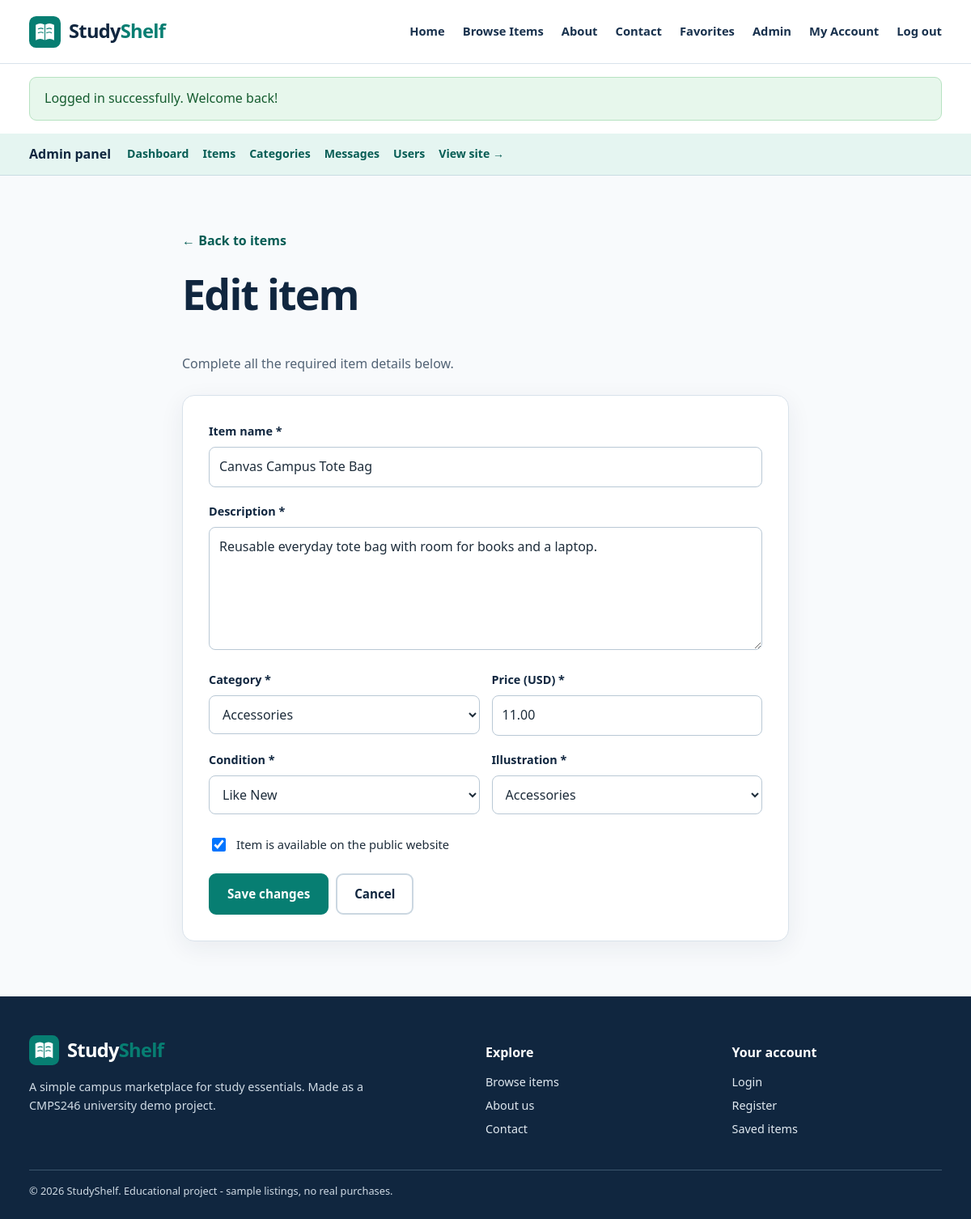
The app's page /admin/item_form.php?id=12 (signed in) with its own data.
### tables this page shows
CREATE TABLE items (
    id INT AUTO_INCREMENT PRIMARY KEY,
    category_id INT NOT NULL,
    created_by INT NOT NULL,
    title VARCHAR(140) NOT NULL,
    description TEXT NOT NULL,
    price DECIMAL(9,2) NOT NULL,
    item_condition ENUM('New', 'Like New', 'Good', 'Fair') NOT NULL DEFAULT 'Good',
    image_file VARCHAR(80) NOT NULL DEFAULT 'book-blue.svg',
    is_available TINYINT(1) NOT NULL DEFAULT 1,
    created_at TIMESTAMP DEFAULT CURRENT_TIMESTAMP,
    CONSTRAINT fk_items_category FOREIGN KEY (category_id) REFERENCES categories(id)
        ON UPDATE CASCADE ON DELETE RESTRICT,
    CONSTRAINT fk_items_user FOREIGN KEY (created_by) REFERENCES users(id)
        ON UPDATE CASCADE ON DELETE RESTRICT,
    CONSTRAINT check_items_price CHECK (price >= 0),
    INDEX idx_items_category (category_id),
    INDEX idx_items_available (is_available),
    INDEX idx_items_title (title)
);

CREATE TABLE categories (
    id INT AUTO_INCREMENT PRIMARY KEY,
    name VARCHAR(80) NOT NULL UNIQUE,
    description VARCHAR(255) NOT NULL DEFAULT '',
    created_at TIMESTAMP DEFAULT CURRENT_TIMESTAMP
);

### includes/functions.php (called while the page is built, shortened)
<?php
function e(?string $text): string
{
    return htmlspecialchars($text ?? '', ENT_QUOTES | ENT_SUBSTITUTE, 'UTF-8');
}
function url(string $path = ''): string
{
    return BASE_URL . ltrim($path, '/');
}
function get_categories(): array
{
    return db()->query('SELECT c.*, (SELECT COUNT(*) FROM items i WHERE i.category_id = c.id) AS item_count
                         FROM categories c ORDER BY c.name')->fetchAll();
}
function get_item(int $id): ?array
{
    $statement = db()->prepare('SELECT i.*, c.name AS category_name, u.full_name AS listed_by
        FROM items i JOIN categories c ON c.id = i.category_id
        JOIN users u ON u.id = i.created_by WHERE i.id = ?');
    $statement->execute([$id]);
    $item = $statement->fetch();
    return $item ?: null;
}
function available_images(): array
{
    return [
        'book-blue.svg' => 'Blue book',
        'book-purple.svg' => 'Purple book',
        'book-orange.svg' => 'Orange book',
        'notes.svg' => 'Study notes',
        'stationery.svg' => 'Stationery',
        'calculator.svg' => 'Calculator',
        'electronics.svg' => 'Electronics',
        'accessories.svg' => 'Accessories'
    ];
}
function safe_id($value): int
{
    $id = filter_var($value, FILTER_VALIDATE_INT, ['options' => ['min_range' => 1]]);
    return $id === false ? 0 : (int) $id;
}

### config/database.php (called while the page is built, shortened)
<?php
function db(): PDO
{
    static $connection = null;
    if ($connection !== null) {
        return $connection;
    }
    try {
        $dsn = 'mysql:host=' . DB_HOST . ';port=' . DB_PORT . ';dbname=' . DB_NAME . ';charset=utf8mb4';
        $connection = new PDO($dsn, DB_USER, DB_PASS, [
            PDO::ATTR_ERRMODE => PDO::ERRMODE_EXCEPTION,
            PDO::ATTR_DEFAULT_FETCH_MODE => PDO::FETCH_ASSOC,
            PDO::ATTR_EMULATE_PREPARES => false
        ]);
        return $connection;
    } catch (PDOException $exception) {
        http_response_code(500);
        exit('Database connection failed. Please import database/studyshelf.sql and check config/database.php.');
    }
}

### admin/item_form.php (the view, shortened to what this page needs)
<?php
$id = safe_id($_GET['id'] ?? $_POST['id'] ?? 0);
$existing = $id ? get_item($id) : null;
$categories = get_categories();
$conditions = ['New', 'Like New', 'Good', 'Fair'];
$images = available_images();
$data = [
    'title' => $existing['title'] ?? '',
    'description' => $existing['description'] ?? '',
    'price' => $existing['price'] ?? '',
    'category_id' => $existing['category_id'] ?? '',
    'item_condition' => $existing['item_condition'] ?? 'Good',
    'image_file' => $existing['image_file'] ?? 'book-blue.svg',
    'is_available' => $existing['is_available'] ?? 1
];
require __DIR__ . '/../includes/header.php';
require __DIR__ . '/../includes/admin_nav.php';
?>
<section class="section admin-section"><div class="container narrow-container"><a class="back-link" href="<?= e(url('admin/items.php')) ?>">&larr; Back to items</a><h1><?= $id ? 'Edit item' : 'Add new item' ?></h1><p class="intro-text">Complete all the required item details below.</p>
<div class="form-card">
<form method="post" action="<?= e(url('admin/item_form.php' . ($id ? '?id=' . $id : ''))) ?>" data-validate="item" novalidate><?= csrf_field() ?><input type="hidden" name="id" value="<?= (int)$id ?>">
    <div class="form-group"><label for="title">Item name *</label><input id="title" name="title" value="<?= e((string)$data['title']) ?>" required minlength="3" maxlength="140"></div>
    <div class="form-group"><label for="description">Description *</label><textarea id="description" name="description" rows="5" required minlength="10" maxlength="2000"><?= e((string)$data['description']) ?></textarea></div>
    <div class="two-fields"><div class="form-group"><label for="category_id">Category *</label><select name="category_id" id="category_id" required><option value="">Choose a category</option><?php foreach ($categories as $cat): ?><option value="<?= (int)$cat['id'] ?>" <?= (int)$data['category_id'] === (int)$cat['id'] ? 'selected' : '' ?>><?= e($cat['name']) ?></option><?php endforeach; ?></select></div>
    <div class="form-group"><label for="price">Price (USD) *</label><input type="number" name="price" id="price" value="<?= e((string)$data['price']) ?>" step="0.01" min="0" max="9999999.99" required></div></div>
    <div class="two-fields"><div class="form-group"><label for="item_condition">Condition *</label><select name="item_condition" id="item_condition"><?php foreach ($conditions as $condition): ?><option value="<?= e($condition) ?>" <?= $data['item_condition'] === $condition ? 'selected' : '' ?>><?= e($condition) ?></option><?php endforeach; ?></select></div>
    <div class="form-group"><label for="image_file">Illustration *</label><select name="image_file" id="image_file"><?php foreach ($images as $filename => $label): ?><option value="<?= e($filename) ?>" <?= $data['image_file'] === $filename ? 'selected' : '' ?>><?= e($label) ?></option><?php endforeach; ?></select></div></div>
    <label class="checkbox-label"><input type="checkbox" name="is_available" value="1" <?= (int)$data['is_available'] === 1 ? 'checked' : '' ?>> Item is available on the public website</label>
    <div class="client-errors" data-form-errors aria-live="polite"></div><div class="form-actions"><button class="btn btn-primary" type="submit"><?= $id ? 'Save changes' : 'Add item' ?></button><a class="btn btn-outline" href="<?= e(url('admin/items.php')) ?>">Cancel</a></div>
</form></div></div></section>
<?php require __DIR__ . '/../includes/footer.php'; ?>

### assets/css/style.css (style rules this page uses)
:root { --navy: #18314d; --navy-dark: #10263f; --teal: #077e72; --teal-dark: #075d55; --mint: #e5f5f1; --cream: #fffaf0; --page: #ffffff; --pale: #f5f8fc; --text: #1e2d3b; --muted: #526375; --border: #d9e2eb; --danger: #ab3030; --radius: 14px; --shadow: 0 8px 30px rgba(23, 47, 72, .07); }
*, *::before, *::after { box-sizing: border-box; }
html { scroll-behavior: smooth; }
body { margin: 0; color: var(--text); background: var(--page); font: 16px/1.6 "Segoe UI", Tahoma, Arial, sans-serif; }
a { color: var(--teal-dark); text-decoration: none; }
button, input, select, textarea { font: inherit; }
button { cursor: pointer; }
.container { width: 94%; max-width: 1140px; margin: 0 auto; }
.narrow-container { max-width: 750px; }
h1, h2, h3, p { margin-top: 0; }
h1, h2, h3 { color: var(--navy-dark); line-height: 1.22; }
h1 { font-size: 3.25rem; letter-spacing: -.035em; }
p { color: var(--muted); }
.section { padding: 68px 0; }
.btn { display: inline-flex; align-items: center; justify-content: center; gap: 8px; border: 2px solid transparent; border-radius: 9px; padding: 11px 21px; min-height: 45px; font-size: .95rem; font-weight: 750; text-align: center; text-decoration: none; transition: background .15s, transform .15s; }
.btn-primary { background: var(--teal); color: white; border-color: var(--teal); }
.btn-outline { background: #fff; color: var(--navy-dark); border-color: #cbd7e1; }
.back-link { display: inline-block; margin-bottom: 20px; font-weight: 700; }
.form-card, .auth-card, .profile-summary { background: #fff; border: 1px solid var(--border); border-radius: 15px; padding: 32px; box-shadow: var(--shadow); }
.form-group { margin-bottom: 18px; min-width: 0; }
.form-group label { display: block; font-weight: 750; color: var(--navy-dark); font-size: .9rem; margin-bottom: 8px; }
.form-group input, .form-group textarea, .form-group select { width: 100%; border: 1px solid #b9c8d5; background: white; border-radius: 8px; color: var(--text); padding: 11px 12px; outline-offset: 2px; }
.two-fields { display: grid; grid-template-columns: 1fr 1fr; gap: 15px; }
.checkbox-label { display: flex; gap: 10px; align-items: center; margin: 8px 0 22px; font-size: .92rem; }
.checkbox-label input { width: 17px; height: 17px; }
.form-actions { display: flex; flex-wrap: wrap; align-items: center; gap: 9px; margin-top: 24px; }
.admin-section { background: #f8fafc; min-height: 50vh; }
.intro-text { margin-bottom: 25px; }

### records on screen
items: title "Canvas Campus Tote Bag", description "Reusable everyday tote bag with room for books and a laptop.", category_id "Accessories", price "11.00", image_file "Accessories", is_available "☑"

### other values on screen
$flash_message['message'] "Logged in successfully. Welcome back!"
form field item_condition "Like New"
